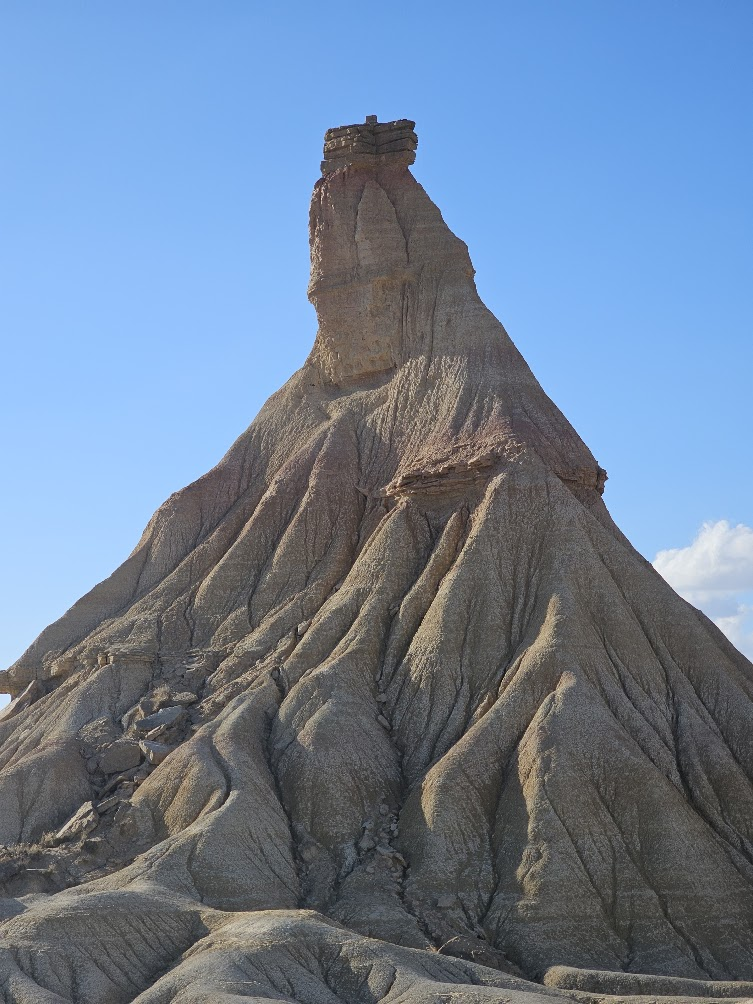
%> input picture cabezo-castildetierra.jpg, 753 x 1004 px
$ octave comprensionFoto.m   (GNU Octave 9; MATLAB toolbox functions it lacks are replaced by stand-ins)
%> lines starting %> are read from the running program, lines starting %| are printed output that depends on the picture
% comprensionFoto.m -- Orthogonal projection of an image vector onto the span of its k
% largest DCT coordinates. Grayscale (a vector of R^N) or colour (R, G and B stacked
% into ONE vector of R^(3N)). All vectors drawn "bar-style".
% Last modified: 2026-10-10
%
% Change log
%   2026-10-04  Merges bestk_dct_bars.m (grayscale) and bestk_dct_rgb.m (colour) into one
%               script: the two differed only in the number of channels. The image file
%               is chosen with uigetfile and the mode (grayscale / colour) with a dialog.
%               Everything else is as before: bar-style panels built by binning (bar()
%               cannot draw millions of entries), coordinates shown both in basis order
%               and sorted by magnitude, the cut shown as a vertical line on the sorted
%               coordinates and as a horizontal threshold in basis order, and a separate
%               figure comparing original and reconstruction side by side.
%   2026-10-10  Prepared for MATLAB Online (shared through GitHub): header name now
%               matches the file name; a console prompt before the pause, since in
%               MATLAB Online it is easy to miss that the script is waiting for a key.
%
% Requires Image Processing Toolbox (rgb2gray, dct2, idct2, imshow). MATLAB R2021+.

clear; close all; clc

nb   = 4000;                       % bins per channel segment when drawing
rgb  = [0.85 0.2 0.2; 0.2 0.6 0.2; 0.2 0.3 0.85];     % colours of the R, G, B segments
grey1 = [0.2 0.4 0.6];             % colour of the single segment in grayscale mode
orng = [0.9 0.5 0.1];  grey = [0.8 0.8 0.8];

%% Pick the image file
[fname, fpath] = uigetfile({'*.jpg;*.jpeg;*.tif;*.tiff;*.bmp', ...
                            'Image files (*.jpg,  *.tif, *.bmp)'; ...
                            '*.*', 'All files'}, 'Choose an image');
%> the answer given: cabezo-castildetierra.jpg
if isequal(fname, 0), fprintf('Cancelled.\n'); return, end
imgfile = fullfile(fpath, fname);

%% Pick the mode
mode = questdlg('Analyse the image as...', 'Mode', ...
                'Grayscale', 'Colour (R, G, B)', 'Grayscale');
%> the answer given: Grayscale
if isempty(mode), fprintf('Cancelled.\n'); return, end
colour = strcmp(mode, 'Colour (R, G, B)');

%% 1. Image
X = double(imread(imgfile));
if colour
    if ndims(X) == 2, X = repmat(X, 1, 1, 3); end      % grey file asked for in colour
else
    if ndims(X) == 3, X = double(rgb2gray(uint8(X))); end
%> after `X = double(rgb2gray(uint8(X)))`:
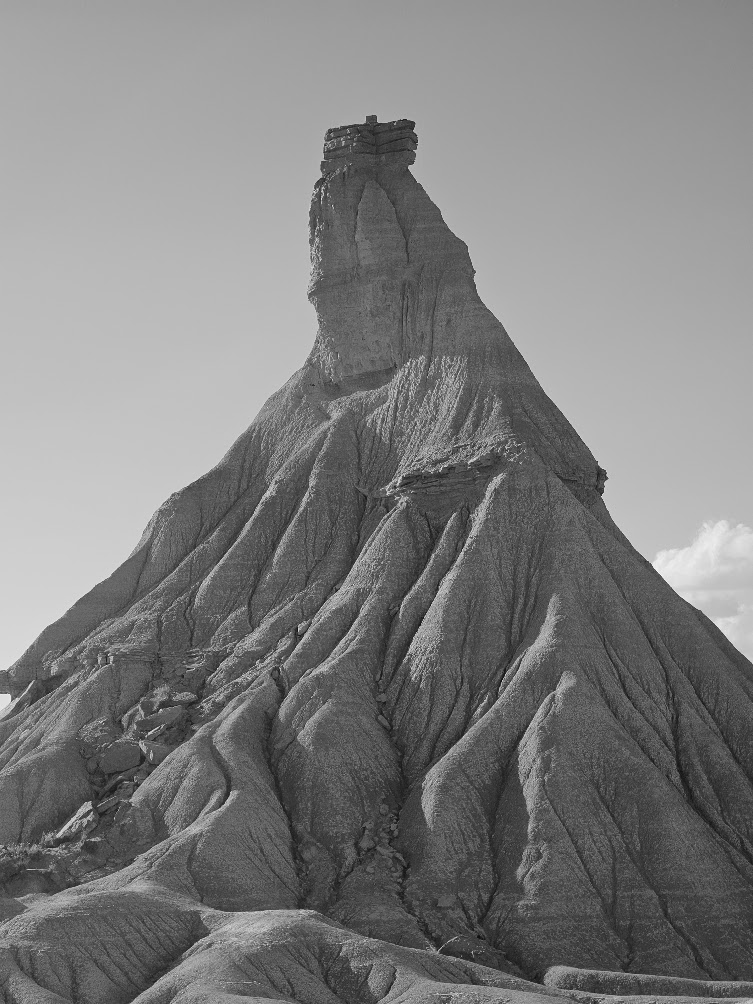
%> X: size 1004x753 double; min 10, max 249, mean 126.2
end
[m, n, nc] = size(X);
%> m = 1004; n = 753; nc = 1
N    = m * n;                      % pixels per channel
%> N = 756012
Ntot = nc * N;                     % length of the image vector
%> Ntot = 756012
seg  = @(c) (c-1)*N + (1:N);       % indices of channel c inside the long vector
col  = {grey1; rgb(1,:); rgb(2,:); rgb(3,:)};         % col{1} grey, col{2:4} R,G,B
cc   = @(c) col{1 + (nc==3)*c};                       % segment colour
xlab = 'Pixel index';  if colour, xlab = 'Index (R | G | B)'; end

% Comparison figure: original now on the left, reconstruction later on the right
cmp = figure('Name', 'Original vs reconstruction', 'Position', [100 100 1600 650]);
subplot(1,2,1); imshow(uint8(X));
title(sprintf('%s  --  original (%dx%d%s)', fname, m, n, repmat('x3', 1, colour)), ...
      'Interpreter', 'none');
drawnow

fprintf('Press any key (with the Command Window active) to continue...\n');
pause

fig = figure('Name', 'Orthogonal projection of the image vector', 'Position', [50 50 1600 800]);
t = tiledlayout(2, 4, 'TileSpacing', 'compact', 'Padding', 'compact');
nexttile(1); imshow(panelimg(X, colour));
if colour
    title(sprintf('1. Channels R, G, B (%dx%d each)', m, n));
else
    title(sprintf('1. Image M (%dx%d)', m, n));
end
drawnow

%% 2. The image vector
x = X(:);
nexttile(2); hold on
for c = 1:nc, barlike(x(seg(c)), nb, cc(c), (c-1)*N); end
hold off; xlim([0 Ntot+1]); ylim([0 255]);
if colour
    title(sprintf('2. Vector x = [vec(R); vec(G); vec(B)],  3N = %d', Ntot));
else
    title(sprintf('2. Vector x = vec(M),  N = %d', Ntot));
end
xlabel(xlab); ylabel('Grey level');
drawnow

%% 3. Coordinates in the DCT basis (magnitude, log scale, basis order)
Y = zeros(m, n, nc);
for c = 1:nc, Y(:,:,c) = dct2(X(:,:,c)); end
y = Y(:);  ay = abs(y);
ysort = sort(ay, 'descend');
fl = max(min(ysort(ysort > 0)), ysort(1) * 1e-9);     % floor of the log scale
%> fl = 0.00011
yl = [fl, 2*ysort(1)];
%> yl = [0.00011 219432.5]
nexttile(3); hold on
for c = 1:nc, barlike_log(ay(seg(c)), nb, cc(c), fl, (c-1)*N); end
hold off; xlim([0 Ntot+1]); ylim(yl);
title('3. Coordinates |y_i| in the DCT basis (basis order)');
xlabel('Basis index');
drawnow

%% 4. The same coordinates, sorted in decreasing order
nexttile(4); barlike_log(ysort, nb, orng, fl, 0);
xlim([0 Ntot+1]); ylim(yl);
title('4. The same |y_i|, sorted in decreasing order');
xlabel('Position after sorting');
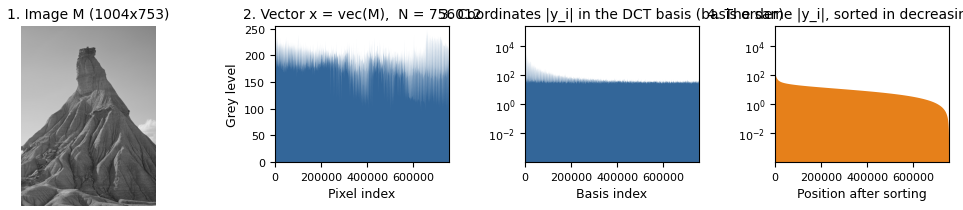
%> figure redrawn from the program's plot data, 4 panels
drawnow

%% --- With the coordinates on screen, decide how many to keep ---
p = 0.05;
answer = inputdlg({'Percentage of coefficients to keep (e.g. 5):'}, ...
                  'Cut', [1 50], {num2str(100*p)});
%> the answer given: 5
if ~isempty(answer)
    q = str2double(answer{1}) / 100;
    if ~isnan(q) && q > 0 && q <= 1, p = q; end
end
k   = max(1, round(Ntot * p));
%> k = 37801
thr = ysort(k);                                       % threshold: k-th largest magnitude
%> thr = 28.03
figure(fig);

%% 5. Cut on the sorted coordinates: the first k survive (grey = cancelled)
%> the run ends on the next line
[~, idx] = maxk(ay, k);
% [63 lines not run here, left out]
function T = panelimg(X, colour)
% In colour mode, the three channels stacked vertically, each tinted with its own
% colour and separated by thin white gaps; in grayscale mode, the image itself.
if ~colour, T = uint8(X); return, end
[m, n, ~] = size(X);
gap = 255 * ones(max(1, round(0.02*m)), n, 3);
chan = cell(1, 3);
for c = 1:3
    chan{c} = zeros(m, n, 3);  chan{c}(:,:,c) = X(:,:,c);
end
T = uint8([chan{1}; gap; chan{2}; gap; chan{3}]);
end

function barlike(v, nb, c, x0)
% Draws v "bar-style from zero" (linear scale), shifted by x0 along the x axis.
% For long v, nb bins, each filled from 0 up to its maximum (and down to its minimum).
v = v(:);  N = numel(v);
if N <= nb
    bar(x0 + (1:N), v, 1, 'FaceColor', c, 'EdgeColor', 'none');
else
    bin = ceil((1:N)' * nb / N);
    hi  = max(0, accumarray(bin, v, [nb 1], @max));
    lo  = min(0, accumarray(bin, v, [nb 1], @min));
    xc  = x0 + ((0:nb-1)' + 0.5) * N / nb;
    fill([xc; flipud(xc)], [hi; flipud(lo)], c, 'EdgeColor', 'none');
end
end

function barlike_log(v, nb, c, base, x0)
% Same as barlike for v >= 0 on a log scale: bars from 'base' up to each bin's maximum.
v = max(v(:), base);  N = numel(v);
if N <= nb
    bar(x0 + (1:N), v, 1, 'FaceColor', c, 'EdgeColor', 'none', 'BaseValue', base);
else
    bin = ceil((1:N)' * nb / N);
    hi  = accumarray(bin, v, [nb 1], @max);
    xc  = x0 + ((0:nb-1)' + 0.5) * N / nb;
    fill([xc; flipud(xc)], [hi; base*ones(nb,1)], c, 'EdgeColor', 'none');
end
set(gca, 'YScale', 'log');
end
